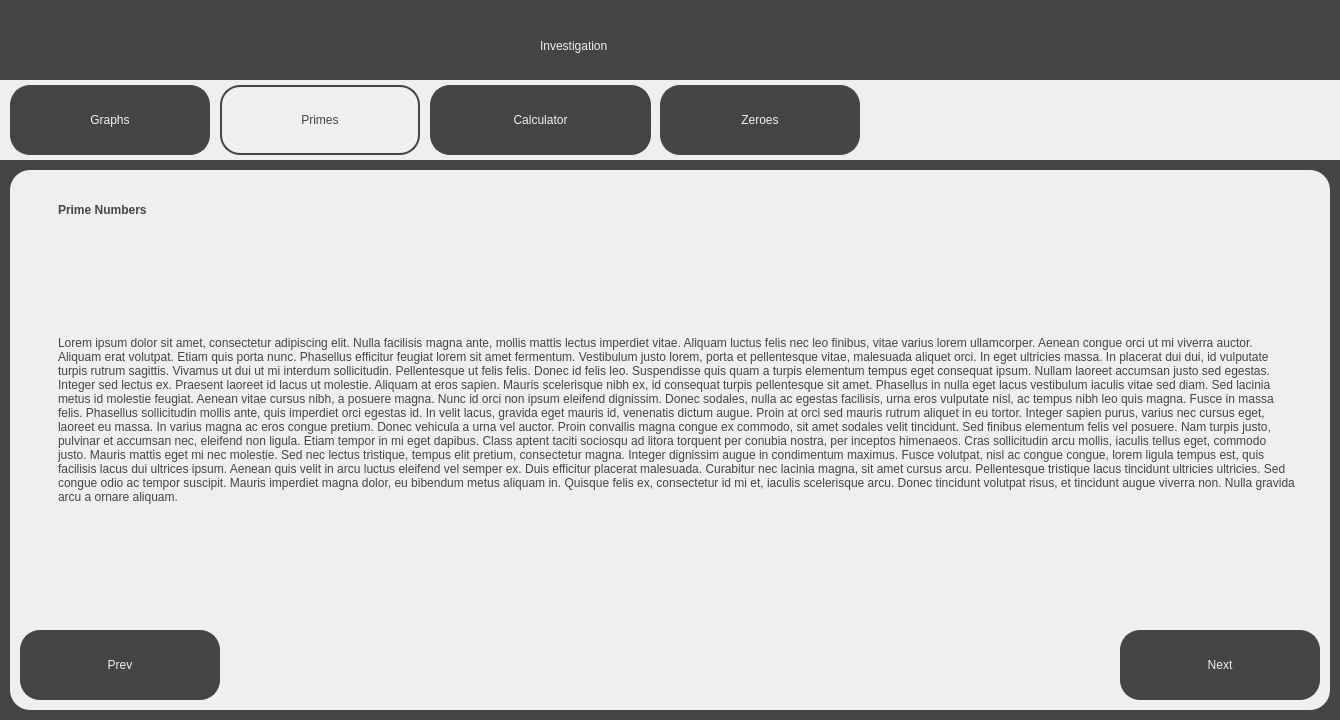
<?xml version="1.0" encoding="UTF-8"?>
<ui version="4.0">
 <class>PrimeNumbersScreen</class>
 <widget class="QDialog" name="PrimeNumbersScreen">
  <property name="geometry">
   <rect>
    <x>0</x>
    <y>0</y>
    <width>1340</width>
    <height>720</height>
   </rect>
  </property>
  <property name="windowTitle">
   <string>Visualising the Riemann Hypothesis - Investigation</string>
  </property>
  <property name="sizeGripEnabled">
   <bool>false</bool>
  </property>
  <widget class="QWidget" name="widget" native="true">
   <property name="geometry">
    <rect>
     <x>0</x>
     <y>0</y>
     <width>1340</width>
     <height>720</height>
    </rect>
   </property>
   <property name="styleSheet">
    <string notr="true">background-color: rgb(69, 69, 69);</string>
   </property>
   <widget class="QLabel" name="Title">
    <property name="geometry">
     <rect>
      <x>540</x>
      <y>20</y>
      <width>271</width>
      <height>51</height>
     </rect>
    </property>
    <property name="styleSheet">
     <string notr="true">font: 36pt &quot;Sans Serif&quot;; color:rgb(239, 239, 239)</string>
    </property>
    <property name="text">
     <string>Investigation</string>
    </property>
   </widget>
   <widget class="QWidget" name="TabBar" native="true">
    <property name="geometry">
     <rect>
      <x>0</x>
      <y>80</y>
      <width>1340</width>
      <height>80</height>
     </rect>
    </property>
    <property name="styleSheet">
     <string notr="true">background-color: rgb(239, 239, 239);</string>
    </property>
    <widget class="QPushButton" name="GraphsTab">
     <property name="geometry">
      <rect>
       <x>10</x>
       <y>5</y>
       <width>200</width>
       <height>70</height>
      </rect>
     </property>
     <property name="cursor">
      <cursorShape>PointingHandCursor</cursorShape>
     </property>
     <property name="styleSheet">
      <string notr="true">border: 2px solid;
border-radius: 20px;
border-color:rgb(69, 69, 69);
background-color: rgb(69, 69, 69);
font: 36pt &quot;Sans Serif&quot;; color:rgb(239, 239, 239);
</string>
     </property>
     <property name="text">
      <string>Graphs</string>
     </property>
    </widget>
    <widget class="QPushButton" name="PrimesTab">
     <property name="geometry">
      <rect>
       <x>220</x>
       <y>5</y>
       <width>200</width>
       <height>70</height>
      </rect>
     </property>
     <property name="cursor">
      <cursorShape>PointingHandCursor</cursorShape>
     </property>
     <property name="styleSheet">
      <string notr="true">border: 2px solid;
border-radius: 20px;
border-color:rgb(69, 69, 69);
background-color: rgb(239, 239, 239);
font: 36pt &quot;Sans Serif&quot;; color:rgb(69, 69, 69);
</string>
     </property>
     <property name="text">
      <string>Primes</string>
     </property>
    </widget>
    <widget class="QPushButton" name="CalculatorTab">
     <property name="geometry">
      <rect>
       <x>430</x>
       <y>5</y>
       <width>221</width>
       <height>70</height>
      </rect>
     </property>
     <property name="cursor">
      <cursorShape>PointingHandCursor</cursorShape>
     </property>
     <property name="styleSheet">
      <string notr="true">border: 2px solid;
border-radius: 20px;
border-color:rgb(69, 69, 69);
background-color: rgb(69, 69, 69);
font: 36pt &quot;Sans Serif&quot;; color:rgb(239, 239, 239);
</string>
     </property>
     <property name="text">
      <string>Calculator</string>
     </property>
    </widget>
    <widget class="QPushButton" name="ZeroesTab">
     <property name="geometry">
      <rect>
       <x>660</x>
       <y>5</y>
       <width>200</width>
       <height>70</height>
      </rect>
     </property>
     <property name="cursor">
      <cursorShape>PointingHandCursor</cursorShape>
     </property>
     <property name="styleSheet">
      <string notr="true">border: 2px solid;
border-radius: 20px;
border-color:rgb(69, 69, 69);
background-color: rgb(69, 69, 69);
font: 36pt &quot;Sans Serif&quot;; color:rgb(239, 239, 239);
</string>
     </property>
     <property name="text">
      <string>Zeroes</string>
     </property>
    </widget>
   </widget>
   <widget class="QWidget" name="MainWidget" native="true">
    <property name="geometry">
     <rect>
      <x>10</x>
      <y>170</y>
      <width>1320</width>
      <height>540</height>
     </rect>
    </property>
    <property name="styleSheet">
     <string notr="true">background-color: rgb(239, 239, 239);
border-radius: 20px;</string>
    </property>
    <widget class="QPushButton" name="PrevButton">
     <property name="geometry">
      <rect>
       <x>10</x>
       <y>460</y>
       <width>200</width>
       <height>70</height>
      </rect>
     </property>
     <property name="cursor">
      <cursorShape>PointingHandCursor</cursorShape>
     </property>
     <property name="styleSheet">
      <string notr="true">border: 2px solid;
border-radius: 20px;
border-color:rgb(69, 69, 69);
background-color: rgb(69, 69, 69);
font: 36pt &quot;Sans Serif&quot;; color:rgb(239, 239, 239);
</string>
     </property>
     <property name="text">
      <string>Prev</string>
     </property>
    </widget>
    <widget class="QPushButton" name="NextButton">
     <property name="geometry">
      <rect>
       <x>1110</x>
       <y>460</y>
       <width>200</width>
       <height>70</height>
      </rect>
     </property>
     <property name="cursor">
      <cursorShape>PointingHandCursor</cursorShape>
     </property>
     <property name="styleSheet">
      <string notr="true">border: 2px solid;
border-radius: 20px;
border-color:rgb(69, 69, 69);
background-color: rgb(69, 69, 69);
font: 36pt &quot;Sans Serif&quot;; color:rgb(239, 239, 239);
</string>
     </property>
     <property name="text">
      <string>Next</string>
     </property>
    </widget>
    <widget class="QLabel" name="SubTitleText">
     <property name="geometry">
      <rect>
       <x>40</x>
       <y>20</y>
       <width>681</width>
       <height>41</height>
      </rect>
     </property>
     <property name="styleSheet">
      <string notr="true">font: 25pt &quot;Sans Serif&quot;; color:rgb(69, 69, 69);
background-color: rgb(239, 239, 239); padding: 5px;</string>
     </property>
     <property name="text">
      <string>&lt;html&gt;&lt;head/&gt;&lt;body&gt;&lt;p&gt;&lt;span style=&quot; font-weight:600;&quot;&gt;Prime Numbers&lt;/span&gt;&lt;/p&gt;&lt;/body&gt;&lt;/html&gt;</string>
     </property>
    </widget>
    <widget class="QLabel" name="MainText">
     <property name="geometry">
      <rect>
       <x>40</x>
       <y>80</y>
       <width>1251</width>
       <height>341</height>
      </rect>
     </property>
     <property name="styleSheet">
      <string notr="true">font: 13pt &quot;Sans Serif&quot;; color:rgb(69, 69, 69);
background-color: rgb(239, 239, 239); padding: 5px;</string>
     </property>
     <property name="text">
      <string>&lt;html&gt;&lt;head/&gt;&lt;body&gt;&lt;p&gt;Lorem ipsum dolor sit amet, consectetur adipiscing elit. Nulla facilisis magna ante, mollis mattis lectus imperdiet vitae. Aliquam luctus felis nec leo finibus, vitae varius lorem ullamcorper. Aenean congue orci ut mi viverra auctor. Aliquam erat volutpat. Etiam quis porta nunc. Phasellus efficitur feugiat lorem sit amet fermentum. Vestibulum justo lorem, porta et pellentesque vitae, malesuada aliquet orci. In eget ultricies massa. In placerat dui dui, id vulputate turpis rutrum sagittis. Vivamus ut dui ut mi interdum sollicitudin. Pellentesque ut felis felis. Donec id felis leo. Suspendisse quis quam a turpis elementum tempus eget consequat ipsum. Nullam laoreet accumsan justo sed egestas. Integer sed lectus ex. Praesent laoreet id lacus ut molestie. Aliquam at eros sapien. Mauris scelerisque nibh ex, id consequat turpis pellentesque sit amet. Phasellus in nulla eget lacus vestibulum iaculis vitae sed diam. Sed lacinia metus id molestie feugiat. Aenean vitae cursus nibh, a posuere magna. Nunc id orci non ipsum eleifend dignissim. Donec sodales, nulla ac egestas facilisis, urna eros vulputate nisl, ac tempus nibh leo quis magna. Fusce in massa felis. Phasellus sollicitudin mollis ante, quis imperdiet orci egestas id. In velit lacus, gravida eget mauris id, venenatis dictum augue. Proin at orci sed mauris rutrum aliquet in eu tortor. Integer sapien purus, varius nec cursus eget, laoreet eu massa. In varius magna ac eros congue pretium. Donec vehicula a urna vel auctor. Proin convallis magna congue ex commodo, sit amet sodales velit tincidunt. Sed finibus elementum felis vel posuere. Nam turpis justo, pulvinar et accumsan nec, eleifend non ligula. Etiam tempor in mi eget dapibus. Class aptent taciti sociosqu ad litora torquent per conubia nostra, per inceptos himenaeos. Cras sollicitudin arcu mollis, iaculis tellus eget, commodo justo. Mauris mattis eget mi nec molestie. Sed nec lectus tristique, tempus elit pretium, consectetur magna. Integer dignissim augue in condimentum maximus. Fusce volutpat, nisl ac congue congue, lorem ligula tempus est, quis facilisis lacus dui ultrices ipsum. Aenean quis velit in arcu luctus eleifend vel semper ex. Duis efficitur placerat malesuada. Curabitur nec lacinia magna, sit amet cursus arcu. Pellentesque tristique lacus tincidunt ultricies ultricies. Sed congue odio ac tempor suscipit. Mauris imperdiet magna dolor, eu bibendum metus aliquam in. Quisque felis ex, consectetur id mi et, iaculis scelerisque arcu. Donec tincidunt volutpat risus, et tincidunt augue viverra non. Nulla gravida arcu a ornare aliquam.&lt;/p&gt;&lt;/body&gt;&lt;/html&gt;</string>
     </property>
     <property name="wordWrap">
      <bool>true</bool>
     </property>
    </widget>
   </widget>
  </widget>
 </widget>
 <resources/>
 <connections/>
</ui>
